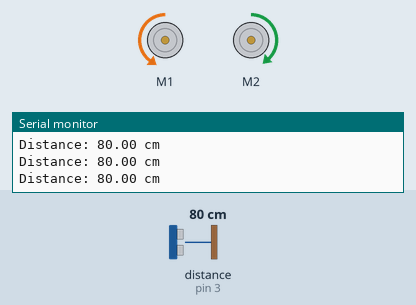
Recording of a sketch running on a simulated Arduino Uno, built with avr-gcc and run on an emulated ATmega328P. Shown: 2 × DC motor (green arrow = forward, orange = backward, longer = faster), the last lines printed to the serial monitor. The inputs (shaded band) are chosen by the test bench; at power-on: distance to the obstacle (sensor on pin 3) 80 cm.

Above: at 1.2 s.
1.3 s: distance to the obstacle (sensor on pin 3) set to 6 cm
At 1.43 s:
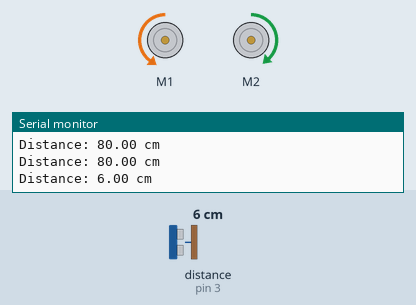
4.3 s: distance to the obstacle (sensor on pin 3) set to 3 cm
At 6.4 s:
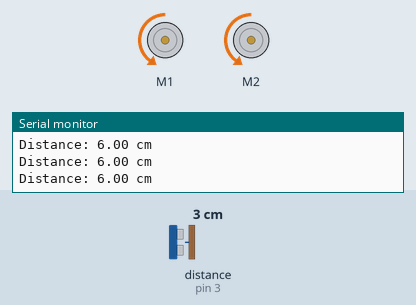
10.3 s: distance to the obstacle (sensor on pin 3) set to 9 cm
At 10.67 s:
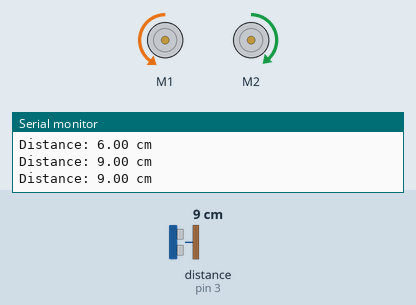
13.3 s: distance to the obstacle (sensor on pin 3) set to 2 cm
At 13.9 s:
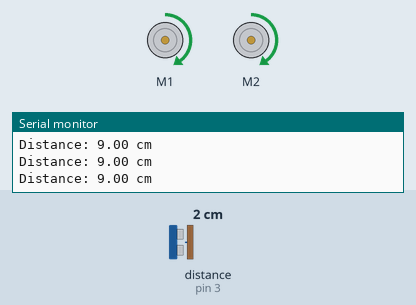
Timing chart, 0 to 17.3 s (numbered marks = the images above; inputs shaded):
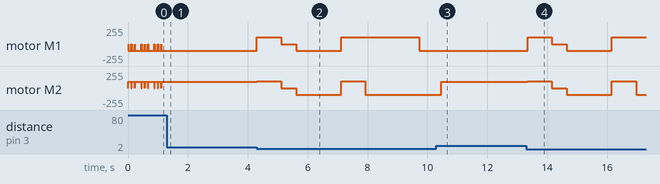

The sketch:

Maze.ino
```cpp
//Andrey Vasilyev
#include <Arduino.h>
#include <MeMCore.h>
MeUltrasonicSensor ultraSonic(PORT_3);
MeDCMotor motor1(M1);
MeDCMotor motor2(M2);
MeRGBLed led(0,30);
int speed = 100;
void moveForward(int d) {
    motor1.run(-speed);
    motor2.run(speed-8);
    delay(d);
    motor1.stop();
    motor2.stop();
}
void moveBackward(int d) {
    motor1.run(speed);
    motor2.run(-speed);
    delay(d);
    motor1.stop();
    motor2.stop();
}
void turnLeft(int d) {
    motor1.run(speed);
    motor2.run(speed);
    delay(d);
    motor1.stop();
    motor2.stop();
}
void turnRight(int d) {
    motor1.run(-speed);
    motor2.run(-speed);
    delay(d);
    motor1.stop();
    motor2.stop();
}
void turnAround() {
    motor1.run(-speed);
    motor2.run(-speed);
    delay(1600);
    motor1.stop();
    motor2.stop();
}
void setup() {
  // put your setup code here, to run once:
  Serial.begin(9600);
}
void loop() {
  // put your main code here, to run repeatedly:
  Serial.print("Distance: ");
  Serial.print(ultraSonic.distanceCm());
  Serial.println(" cm");
  moveForward(100);
  if(ultraSonic.distanceCm() < 5) {
    turnLeft(810);
    delay(500);
    if(ultraSonic.distanceCm() < 7) {
      turnRight(1500);
      if(ultraSonic.distanceCm() < 7) {
        turnLeft(810);
        moveBackward(1800);
        turnRight(740);
      }
    }//
  }
}
```

Measured:
- the behaviour switches between 5 and 4 cm on distance to the obstacle (sensor on pin 3) (found by bisection; images 1 and 2)
- after the input at 1.3 s, motor M1: stops changing and stays backward 100/255; motor M2: stops changing and stays forward 92/255
- after the input at 10.3 s, motor M1: stays backward 100/255 (without the input it goes to forward 100/255 after 0.27 s); motor M2: goes on until 10.5 s, then stays forward 92/255
- after the input at 13.3 s, motor M1: backward 100/255 → forward 100/255 after 0.05 s, → stopped 0.81 s later, → backward 100/255 0.50 s later, → forward 100/255 1.5 s later; motor M2: forward 92/255 → forward 100/255 after 0.05 s, → stopped 0.81 s later, → backward 100/255 0.50 s later, → forward 100/255 1.5 s later, … (5 changes in this stretch)
- by itself, motor M2: repeats every 0.44 s: stopped 0.01 s, forward 92/255 0.10 s, stopped 0.01 s, forward 92/255 0.21 s, stopped 0.01 s, forward 92/255 0.10 s
- by itself, motor M1: repeats every 0.44 s: stopped 0.01 s, backward 100/255 0.10 s, stopped 0.01 s, backward 100/255 0.21 s, stopped 0.01 s, backward 100/255 0.10 s
